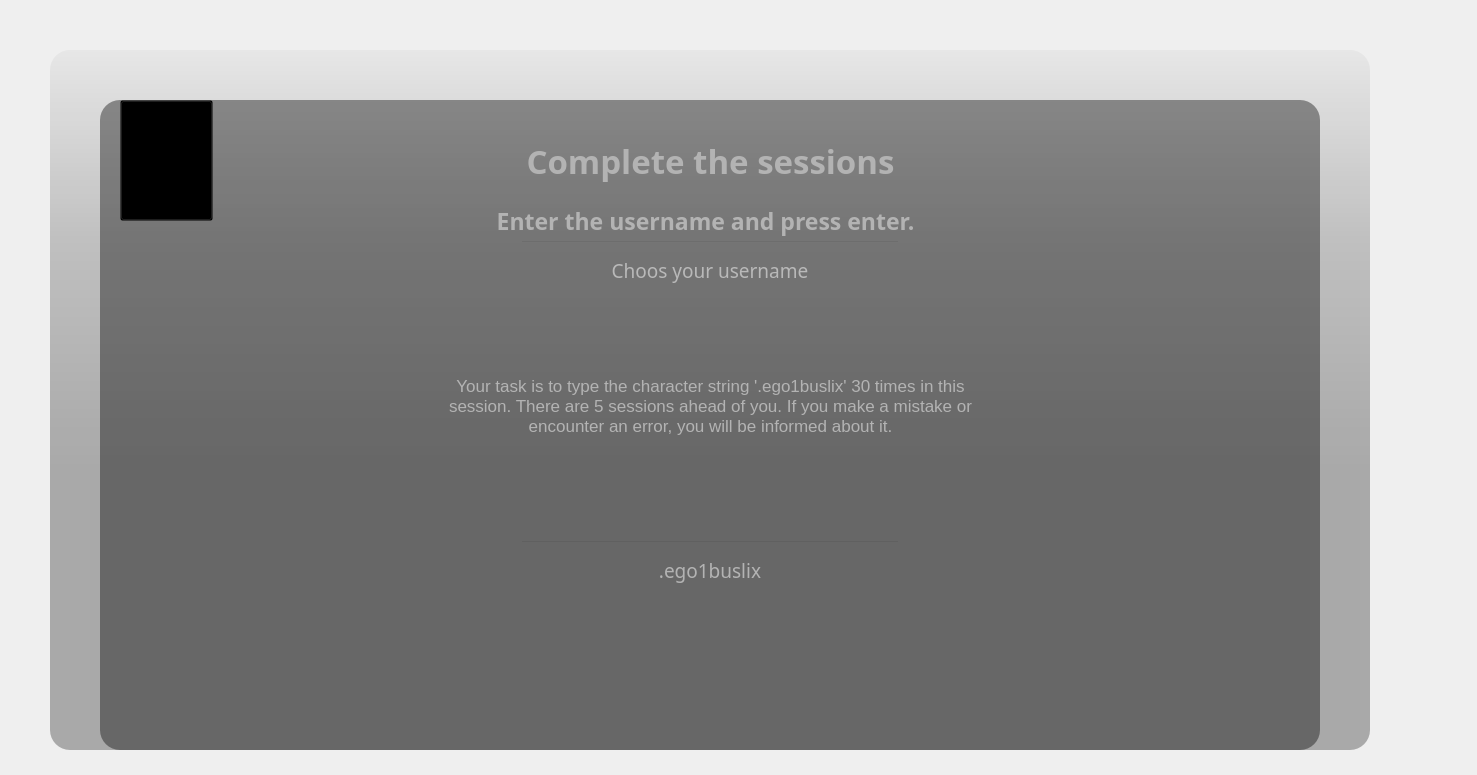
<?xml version="1.0" encoding="UTF-8"?>
<ui version="4.0">
 <class>MainWindow</class>
 <widget class="QMainWindow" name="MainWindow">
  <property name="geometry">
   <rect>
    <x>0</x>
    <y>0</y>
    <width>1477</width>
    <height>775</height>
   </rect>
  </property>
  <property name="windowTitle">
   <string>MainWindow</string>
  </property>
  <widget class="QWidget" name="centralwidget">
   <widget class="QLabel" name="label_2">
    <property name="geometry">
     <rect>
      <x>50</x>
      <y>50</y>
      <width>1320</width>
      <height>700</height>
     </rect>
    </property>
    <property name="styleSheet">
     <string notr="true">background-color: qlineargradient(spread:pad, x1:0, y1:0, x2:0, y2:0.715909, stop:0 rgba(0,0,0,9), stop:0.375 rgba(0,0,0,50), stop:0.835227 rgba(0,0,0,75));
border-radius: 20px;</string>
    </property>
    <property name="text">
     <string/>
    </property>
   </widget>
   <widget class="QLabel" name="background_label">
    <property name="geometry">
     <rect>
      <x>50</x>
      <y>50</y>
      <width>1320</width>
      <height>700</height>
     </rect>
    </property>
    <property name="styleSheet">
     <string notr="true">border-radius: 20px;
background-image: url(:/images/images/las.jpg);</string>
    </property>
    <property name="text">
     <string/>
    </property>
   </widget>
   <widget class="QLabel" name="label_3">
    <property name="geometry">
     <rect>
      <x>100</x>
      <y>100</y>
      <width>1220</width>
      <height>650</height>
     </rect>
    </property>
    <property name="styleSheet">
     <string notr="true">background-color: rgba(0,0,0,100);
border-radius: 20px;</string>
    </property>
    <property name="text">
     <string/>
    </property>
   </widget>
   <widget class="QLineEdit" name="username_lineEdit">
    <property name="geometry">
     <rect>
      <x>520</x>
      <y>240</y>
      <width>380</width>
      <height>71</height>
     </rect>
    </property>
    <property name="font">
     <font>
      <family>Nirmala UI Semilight</family>
      <pointsize>14</pointsize>
      <weight>50</weight>
      <bold>false</bold>
     </font>
    </property>
    <property name="styleSheet">
     <string notr="true">background-color: rgba(0, 0, 0,0);
border-bottom: 2px sold rgba(85,112,98,219);
color: rgba(255,255,255,255);
padding-bottom: 12px;
</string>
    </property>
    <property name="text">
     <string/>
    </property>
    <property name="frame">
     <bool>true</bool>
    </property>
    <property name="cursorPosition">
     <number>0</number>
    </property>
    <property name="alignment">
     <set>Qt::AlignCenter</set>
    </property>
    <property name="placeholderText">
     <string>Choos your username</string>
    </property>
    <property name="clearButtonEnabled">
     <bool>false</bool>
    </property>
   </widget>
   <widget class="QLineEdit" name="password_lineEdit">
    <property name="geometry">
     <rect>
      <x>520</x>
      <y>540</y>
      <width>380</width>
      <height>71</height>
     </rect>
    </property>
    <property name="font">
     <font>
      <family>Nirmala UI Semilight</family>
      <pointsize>14</pointsize>
      <weight>50</weight>
      <bold>false</bold>
     </font>
    </property>
    <property name="styleSheet">
     <string notr="true">background-color: rgba(0, 0, 0,0);
border-bottom: 2px sold rgba(85,112,98,219);
color: rgba(255,255,255,255);
padding-bottom: 12px;
</string>
    </property>
    <property name="frame">
     <bool>true</bool>
    </property>
    <property name="echoMode">
     <enum>QLineEdit::Normal</enum>
    </property>
    <property name="cursorPosition">
     <number>0</number>
    </property>
    <property name="alignment">
     <set>Qt::AlignCenter</set>
    </property>
    <property name="placeholderText">
     <string>.ego1buslix</string>
    </property>
    <property name="cursorMoveStyle">
     <enum>Qt::LogicalMoveStyle</enum>
    </property>
    <property name="clearButtonEnabled">
     <bool>false</bool>
    </property>
   </widget>
   <widget class="QLabel" name="password_info_label">
    <property name="geometry">
     <rect>
      <x>520</x>
      <y>630</y>
      <width>381</width>
      <height>31</height>
     </rect>
    </property>
    <property name="font">
     <font>
      <family>Nirmala UI Semilight</family>
      <pointsize>10</pointsize>
     </font>
    </property>
    <property name="styleSheet">
     <string notr="true">color: rgb(179, 179, 179);</string>
    </property>
    <property name="text">
     <string/>
    </property>
   </widget>
   <widget class="QLabel" name="conf_password_info_label">
    <property name="geometry">
     <rect>
      <x>480</x>
      <y>500</y>
      <width>471</width>
      <height>31</height>
     </rect>
    </property>
    <property name="font">
     <font>
      <family>Nirmala UI Semilight</family>
      <pointsize>12</pointsize>
      <weight>75</weight>
      <bold>true</bold>
     </font>
    </property>
    <property name="styleSheet">
     <string notr="true">color: rgb(179, 179, 179);</string>
    </property>
    <property name="text">
     <string/>
    </property>
    <property name="alignment">
     <set>Qt::AlignCenter</set>
    </property>
   </widget>
   <widget class="QLabel" name="label_4">
    <property name="geometry">
     <rect>
      <x>100</x>
      <y>100</y>
      <width>1221</width>
      <height>121</height>
     </rect>
    </property>
    <property name="font">
     <font>
      <family>Nirmala UI Semilight</family>
      <pointsize>25</pointsize>
      <weight>75</weight>
      <bold>true</bold>
     </font>
    </property>
    <property name="styleSheet">
     <string notr="true">color: rgb(179, 179, 179);
</string>
    </property>
    <property name="text">
     <string>Complete the sessions</string>
    </property>
    <property name="alignment">
     <set>Qt::AlignCenter</set>
    </property>
   </widget>
   <widget class="QPushButton" name="back_button">
    <property name="geometry">
     <rect>
      <x>120</x>
      <y>100</y>
      <width>93</width>
      <height>121</height>
     </rect>
    </property>
    <property name="styleSheet">
     <string notr="true">background-color: rgba(0, 0, 0,0);
</string>
    </property>
    <property name="text">
     <string/>
    </property>
    <property name="icon">
     <iconset>
      <normaloff>:/images/back.png</normaloff>:/images/back.png</iconset>
    </property>
    <property name="iconSize">
     <size>
      <width>60</width>
      <height>60</height>
     </size>
    </property>
   </widget>
   <widget class="QLabel" name="info_label">
    <property name="geometry">
     <rect>
      <x>430</x>
      <y>300</y>
      <width>561</width>
      <height>191</height>
     </rect>
    </property>
    <property name="font">
     <font>
      <pointsize>13</pointsize>
      <underline>false</underline>
     </font>
    </property>
    <property name="acceptDrops">
     <bool>false</bool>
    </property>
    <property name="styleSheet">
     <string notr="true">color: rgb(179, 179, 179);
</string>
    </property>
    <property name="text">
     <string>
Your task is to type the character string '.ego1buslix' 30 times in this session. There are 5 sessions ahead of you. If you make a mistake or encounter an error, you will be informed about it.</string>
    </property>
    <property name="alignment">
     <set>Qt::AlignCenter</set>
    </property>
    <property name="wordWrap">
     <bool>true</bool>
    </property>
   </widget>
   <widget class="QLabel" name="session_number_label">
    <property name="geometry">
     <rect>
      <x>1010</x>
      <y>120</y>
      <width>281</width>
      <height>111</height>
     </rect>
    </property>
    <property name="font">
     <font>
      <family>Nirmala UI Semilight</family>
      <pointsize>20</pointsize>
      <weight>75</weight>
      <bold>true</bold>
     </font>
    </property>
    <property name="styleSheet">
     <string notr="true">color: rgb(179, 179, 179);
</string>
    </property>
    <property name="text">
     <string/>
    </property>
   </widget>
   <widget class="QLabel" name="username_info_label">
    <property name="geometry">
     <rect>
      <x>520</x>
      <y>310</y>
      <width>381</width>
      <height>31</height>
     </rect>
    </property>
    <property name="font">
     <font>
      <family>Nirmala UI Semilight</family>
      <pointsize>12</pointsize>
      <weight>75</weight>
      <bold>true</bold>
     </font>
    </property>
    <property name="styleSheet">
     <string notr="true">color: rgb(255, 108, 108);</string>
    </property>
    <property name="text">
     <string/>
    </property>
    <property name="alignment">
     <set>Qt::AlignCenter</set>
    </property>
   </widget>
   <widget class="QLabel" name="label">
    <property name="geometry">
     <rect>
      <x>440</x>
      <y>200</y>
      <width>531</width>
      <height>41</height>
     </rect>
    </property>
    <property name="font">
     <font>
      <family>Nirmala UI Semilight</family>
      <pointsize>17</pointsize>
      <weight>75</weight>
      <bold>true</bold>
     </font>
    </property>
    <property name="styleSheet">
     <string notr="true">color: rgb(179, 179, 179);
</string>
    </property>
    <property name="text">
     <string>Enter the username and press enter.</string>
    </property>
    <property name="alignment">
     <set>Qt::AlignCenter</set>
    </property>
   </widget>
   <zorder>background_label</zorder>
   <zorder>label_2</zorder>
   <zorder>label_3</zorder>
   <zorder>password_lineEdit</zorder>
   <zorder>username_lineEdit</zorder>
   <zorder>password_info_label</zorder>
   <zorder>conf_password_info_label</zorder>
   <zorder>label_4</zorder>
   <zorder>back_button</zorder>
   <zorder>info_label</zorder>
   <zorder>session_number_label</zorder>
   <zorder>username_info_label</zorder>
   <zorder>label</zorder>
  </widget>
 </widget>
 <resources/>
 <connections/>
</ui>
